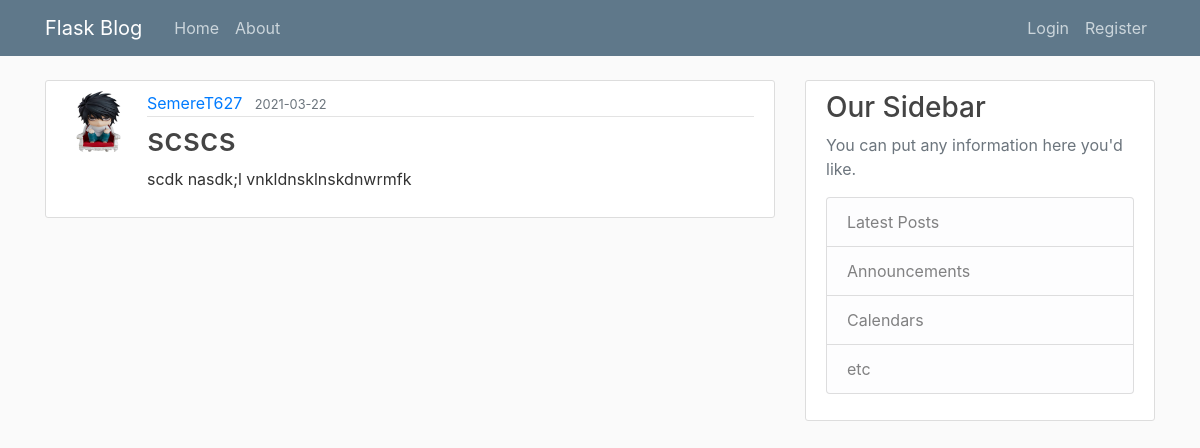
Page /post/5 on the earlier database version.
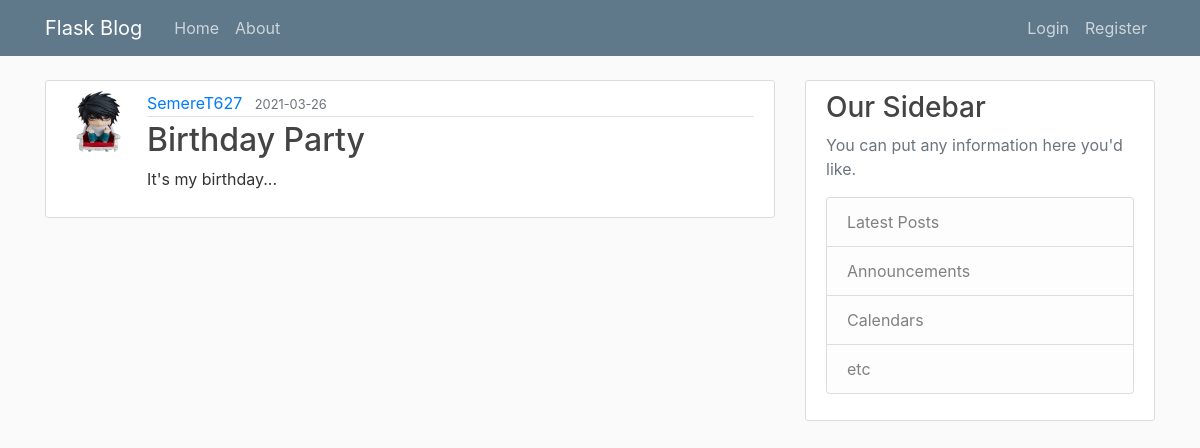
Same page on the later database version.
### flaskblog/models.py (models this page shows, shortened)
class Post(db.Model):
    id = db.Column(db.Integer, primary_key=True)
    title = db.Column(db.String(100), nullable=False)
    date_posted = db.Column(db.DateTime, nullable=False,
                            default=datetime.utcnow)
    content = db.Column(db.Text, nullable=False)
    user_id = db.Column(db.Integer, db.ForeignKey('user.id'), nullable=False)

### flaskblog/posts/routes.py (the view)
@posts.route('/post/<int:post_id>')
def post(post_id):
    post = Post.query.get_or_404(post_id)
    return render_template('post.html', title=post.title, post=post)

### flaskblog/templates/post.html (shortened to what this page needs)
{%extends "layout.html"%}
{%block content%}
<article class="media content-section">
    <img class="rounded-circle article-img"
        src="{{url_for('static', filename='profile_pics/'+post.author.image_file)}}">
    <div class="media-body">
        <div class="article-metadata">
            <a class="mr-2" href="{{url_for('users.user_posts',username=post.author.username)}}">{{ post.author.username }}</a>
            <small class="text-muted">{{ post.date_posted.strftime('%Y-%m-%d')}}</small>
        </div>
        <h2 class="article-title">{{ post.title }}</h2>
        <p class="article-content">{{ post.content }}</p>
    </div>
</article>
{%endblock content%}

Differences in the rows shown:
changed Post: date_posted "2021-03-22" → "2021-03-26"; title "scscs" → "Birthday Party"; content "scdk nasdk;l vnkldnsklnskdnwrmfk" → "It's my birthday..."
